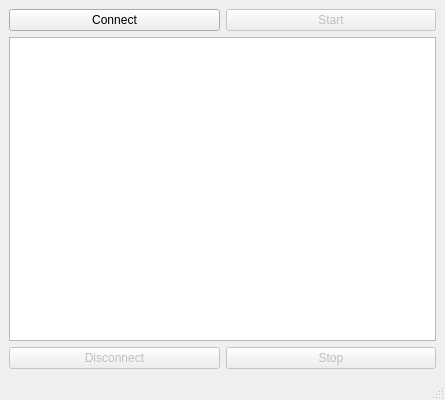
<?xml version="1.0" encoding="UTF-8"?>
<ui version="4.0">
 <class>MainWindow</class>
 <widget class="QMainWindow" name="MainWindow">
  <property name="geometry">
   <rect>
    <x>0</x>
    <y>0</y>
    <width>445</width>
    <height>400</height>
   </rect>
  </property>
  <property name="windowTitle">
   <string>MainWindow</string>
  </property>
  <widget class="QWidget" name="centralwidget">
   <layout class="QGridLayout" name="gridLayout_5">
    <item row="0" column="0">
     <layout class="QGridLayout" name="gridLayout_4">
      <item row="0" column="0">
       <layout class="QGridLayout" name="gridLayout">
        <item row="0" column="0">
         <widget class="QPushButton" name="btnConnect">
          <property name="layoutDirection">
           <enum>Qt::LeftToRight</enum>
          </property>
          <property name="text">
           <string>Connect</string>
          </property>
         </widget>
        </item>
        <item row="0" column="1">
         <widget class="QPushButton" name="btnStart">
          <property name="enabled">
           <bool>false</bool>
          </property>
          <property name="layoutDirection">
           <enum>Qt::LeftToRight</enum>
          </property>
          <property name="text">
           <string>Start</string>
          </property>
         </widget>
        </item>
       </layout>
      </item>
      <item row="2" column="0">
       <layout class="QGridLayout" name="gridLayout_2">
        <item row="0" column="0">
         <widget class="QPushButton" name="btnDisconnect">
          <property name="enabled">
           <bool>false</bool>
          </property>
          <property name="layoutDirection">
           <enum>Qt::LeftToRight</enum>
          </property>
          <property name="text">
           <string>Disconnect</string>
          </property>
         </widget>
        </item>
        <item row="0" column="1">
         <widget class="QPushButton" name="btnStop">
          <property name="enabled">
           <bool>false</bool>
          </property>
          <property name="layoutDirection">
           <enum>Qt::LeftToRight</enum>
          </property>
          <property name="text">
           <string>Stop</string>
          </property>
         </widget>
        </item>
       </layout>
      </item>
      <item row="1" column="0">
       <widget class="QGraphicsView" name="graphicsView">
        <property name="layoutDirection">
         <enum>Qt::LeftToRight</enum>
        </property>
       </widget>
      </item>
     </layout>
    </item>
   </layout>
  </widget>
  <widget class="QMenuBar" name="menubar">
   <property name="geometry">
    <rect>
     <x>0</x>
     <y>0</y>
     <width>445</width>
     <height>21</height>
    </rect>
   </property>
  </widget>
  <widget class="QStatusBar" name="statusbar"/>
 </widget>
 <resources/>
 <connections/>
</ui>
